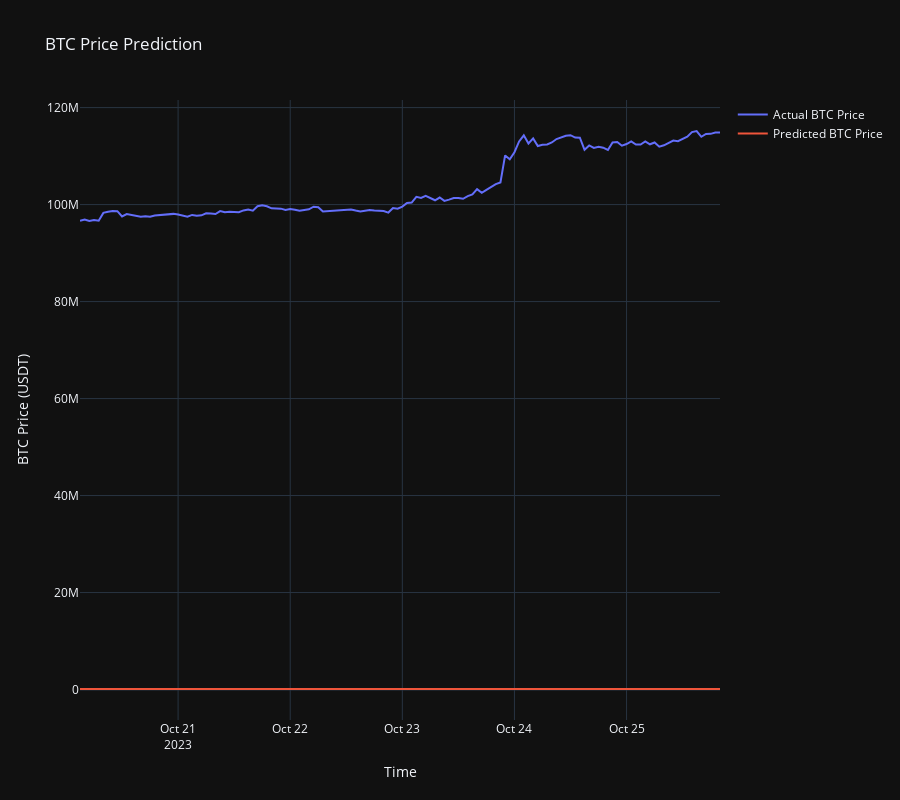

Source (notebook cell):
### Code cell
# Step 7: Visualization
actual_prices = close_scaler.inverse_transform(Y_test.reshape(-1, 1))
time_range = df.index[-len(actual_prices):]
fig = go.Figure()
fig.add_trace(go.Scatter(x=time_range, y=actual_prices.flatten(), mode='lines', name='Actual BTC Price'))
fig.add_trace(go.Scatter(x=time_range, y=predicted_prices.flatten(), mode='lines', name='Predicted BTC Price'))
fig.update_layout(title='BTC Price Prediction', xaxis_title='Time', yaxis_title='BTC Price (USDT)', template="plotly_dark", height=800)
fig.show()

### Figure 1 — Plotly figure (JSON) as saved in the notebook; plotly's stock layout.template omitted (floating-point values rounded to 4 significant figures; data arrays with more than 128 entries replaced by an {"elided": "..."} marker saying what was removed)
{"data": [{"mode": "lines", "name": "Actual BTC Price", "type": "scatter", "x": {"elided": "138 str values"}, "y": {"elided": "138 float values"}}, {"mode": "lines", "name": "Predicted BTC Price", "type": "scatter", "x": {"elided": "138 str values"}, "y": {"elided": "138 float values"}}], "layout": {"height": 800, "title": {"text": "BTC Price Prediction"}, "xaxis": {"title": {"text": "Time"}}, "yaxis": {"title": {"text": "BTC Price (USDT)"}}}}
